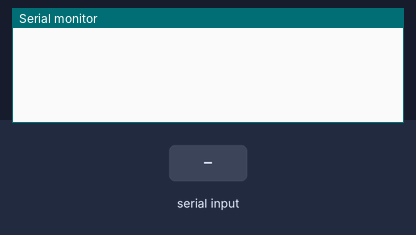
The sketch below on a simulated Arduino Uno, built with avr-gcc and run on an emulated ATmega328P. Parts: the last lines printed to the serial monitor. The test bench sets the inputs (shaded band).

Above: at 1.2 s.
1.3 s: "90,45\n" received over Serial
At 2.1 s:
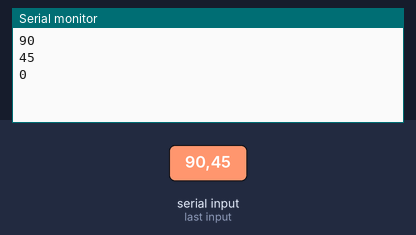
2.8 s: "30,150\n" received over Serial
At 3.7 s:
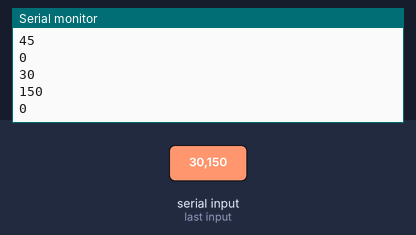
Timing chart, 0 to 5.8 s (numbered marks = the images above; inputs shaded):
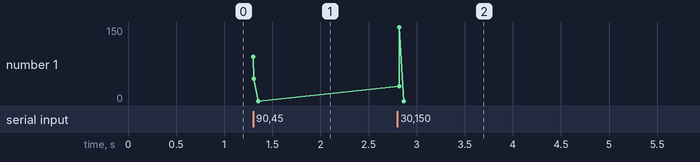

Measured:
- after the input at 1.3 s, the serial monitor: prints a new line at once (image 1)
- after the input at 2.8 s, the serial monitor: prints a new line at once (image 2)

The sketch:

SendReceiveData.ino
```cpp
void setup()
{
  Serial.begin(9600);
  Serial.setTimeout(50);
}

void loop()
{
  int myInt;

  while (Serial.available() > 0)
  {
    myInt = Serial.parseInt();
    Serial.println(myInt);
  }

  delay(20);
}

String parseString()
{
  String s;
  boolean done = false;

  // tant que des données arrivent sur le port série
  while (!done)
  {
    if (Serial.available() > 0)
    {
      // lecture d'une lettre
      char c = Serial.read();

      // si la lettre n'est pas le signe du retour à la ligne
      if (c != '\n')
      {
        // on ajoute la lettre à la phrase
        s += c;
      }
      // sinon c'est terminé
      else done = true;
    }
  }

  return s;
}
```
